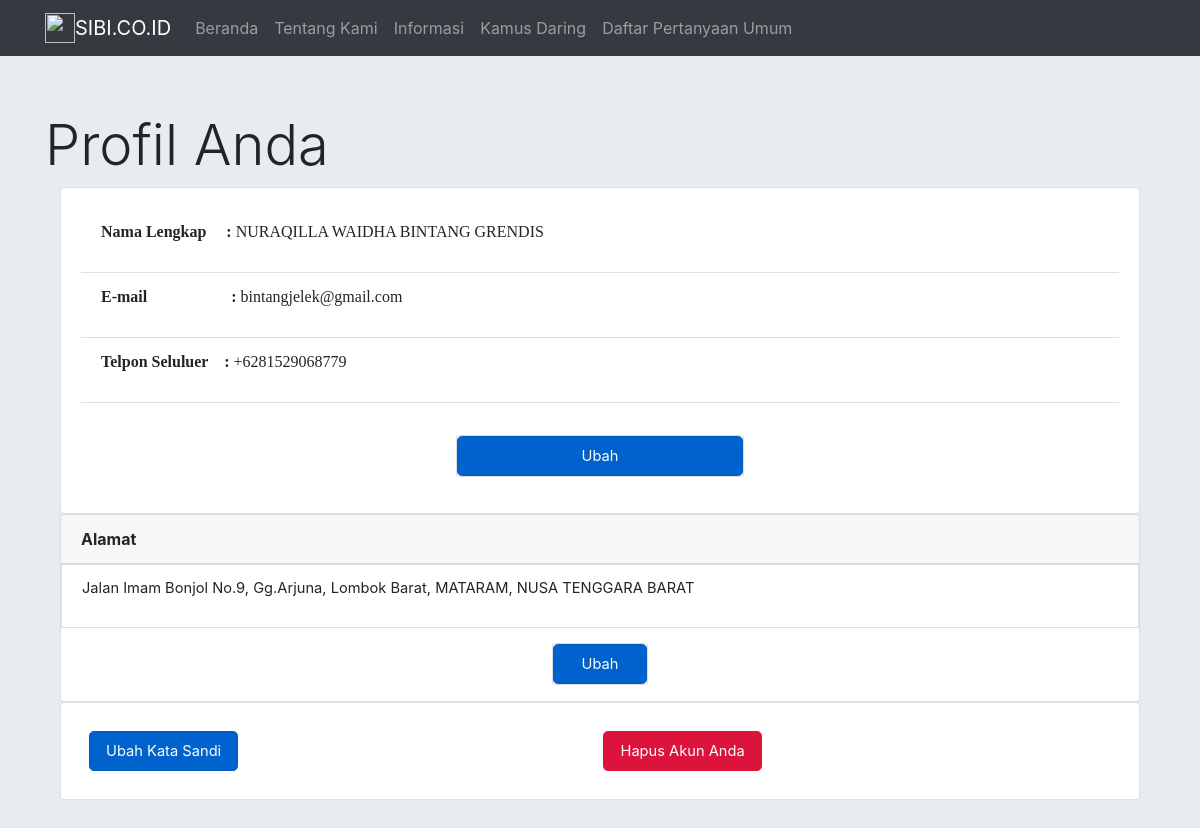
The page /PenggunaProfil.php (signed in) on the database its author committed.
### tables this page shows
CREATE TABLE `pengguna` (
  `id_pengguna` int(7) NOT NULL,
  `nama_lengkap` varchar(35) NOT NULL,
  `email` varchar(30) NOT NULL,
  `alamat` varchar(150) NOT NULL,
  `no_hp_wa` varchar(15) NOT NULL,
  `kata_sandi` varchar(150) NOT NULL
);

### functions.php (called while the page is built, shortened)
<?php
include 'config.php';
function query($query){
	global $conn;
	$result=mysqli_query($conn, $query);
	$rows = [];
	while( $row = mysqli_fetch_assoc($result) ) {
		$rows[] = $row;
	}
	return $rows;
}
?>

### PenggunaProfil.php (the view, shortened to what this page needs)
<?php
require 'functions.php';
$email=$_SESSION["useremail"];
$pggn=query("SELECT * FROM pengguna WHERE email='$email'")[0];
?>
<!doctype html>
<html lang="en">
  <head>
    <link rel="stylesheet" href="https://stackpath.bootstrapcdn.com/bootstrap/4.3.1/css/bootstrap.min.css">
  </head>
  <body class="mt-5">
        <nav class="navbar fixed-top navbar-expand-lg navbar-dark bg-dark">
            <div class="container">
                <img src="img/f.jpg" width="30" height="30" class="d-inline-block align-top" alt="">
                <a class="navbar-brand" href="BerandaAfter.php">SIBI.CO.ID</a>
                <div class="collapse navbar-collapse" id="navbarSupportedContent">
                  <ul class="navbar-nav mr-auto">
                    <li class="nav-item">
                      <a class="nav-link" href="BerandaAfter.php">Beranda </a>
                    </li>
                    <li class="nav-item">
                      <a class="nav-link" href="Tentang.html">Tentang Kami</a>
                    </li>
                    <li class="nav-item">
                        <a class="nav-link" href="Infokom.php">Informasi</a>
                      </li>
                    <li class="nav-item">
                      <a class="nav-link" href="KamusDaring.php">Kamus Daring</a>
                    </li>
                    <li class="nav-item">
                      <a class="nav-link" href="Faq.html">Daftar Pertanyaan Umum</a>
                    </li>
                  </ul>
                </div>
              </nav>
<div class="jumbotron jumbotron-fluid">
    <div class="container">
      <?php
	      if(isset($_GET['pesan'])){
	        if($_GET['pesan']=="masuk"){
	          echo "<div  class='alert'>Data diri anda berhasil diubah </div>";
	        }
	        else{
	          echo "<h4 class='display-4'>Profil Anda</h4>";
	        }
	      }else{
	          echo "<h4 class='display-4'>Profil Anda</h4>";
	      }
	    ?>
          <div class="col-sm">
          <div class="card">
              <div class="card-body">
          <ul class="list-group list-group-flush">
            <li class="list-group-item"> <pre><b>Nama Lengkap     : </b><?= $pggn["nama_lengkap"]?></pre></li>
            <li class="list-group-item"><pre><b>E-mail                     : </b><?= $pggn["email"]?></pre></li>
            <li class="list-group-item"><pre><b>Telpon Seluluer    : </b><?= $pggn["no_hp_wa"]?></pre></li><hr>
            <center>
              <div class="card border-Light mb-3" style="max-width: 18rem;">
                    <a href="PenggunaData.php" class="btn btn-primary btn-lg active" role="button" aria-pressed="true" style="font-size: 11pt;">Ubah</a>
                    </div></center>
          </ul> </div> </div> </div><div class="col-sm">
        <div class="card">
            <div class="card-header">
            <b>Alamat</b>
          </div>
            <li class="list-group-item"><p style="font-size: 11pt;"><?= $pggn["alamat"]?></p></li>
            <center> <div class="card border-Light mt-3 mb-3" style="max-width: 6rem;">
                <a href="Alamat.php" class="btn btn-primary btn-lg active" role="button" aria-pressed="true" style="font-size: 11pt;">Ubah</a> </div>
              </center>
        </div>
  <div class="card">
        <div class="card-body text-Light">
        	<div class="d-flex bd-highlight">
        		<div class='p-2 flex-fill bd-highlight'>
            		<a class="btn btn-primary btn-lg active" role="button" aria-pressed="true" onclick="katasandi()" style=" font-size: 11pt;">Ubah Kata Sandi</a>
            	</div>
            	<div class='p-2 flex-fill bd-highlight'>
            		<a class="btn btn-primary btn-lg active" role="button" aria-pressed="true"onclick="diactive()" style="background-color: #DC143C ; border-color: #DC143C; font-size: 11pt;  ">Hapus Akun Anda</a>
            	</div>
        	</div>
        </div>
          </div>
          </div>
          </div>
        </div>
  </body>
</html>

### PenggunaProfil.php (style rules this page uses)
pre { font-family: calibri; font-size: 12pt; }

### rows shown on the page
pengguna: nama_lengkap "NURAQILLA WAIDHA BINTANG GRENDIS", email "bintangjelek@gmail.com", no_hp_wa "+6281529068779", alamat "Jalan Imam Bonjol No.9, Gg.Arjuna, Lombok Barat, MATARAM, NUSA TENGGARA BARAT"
